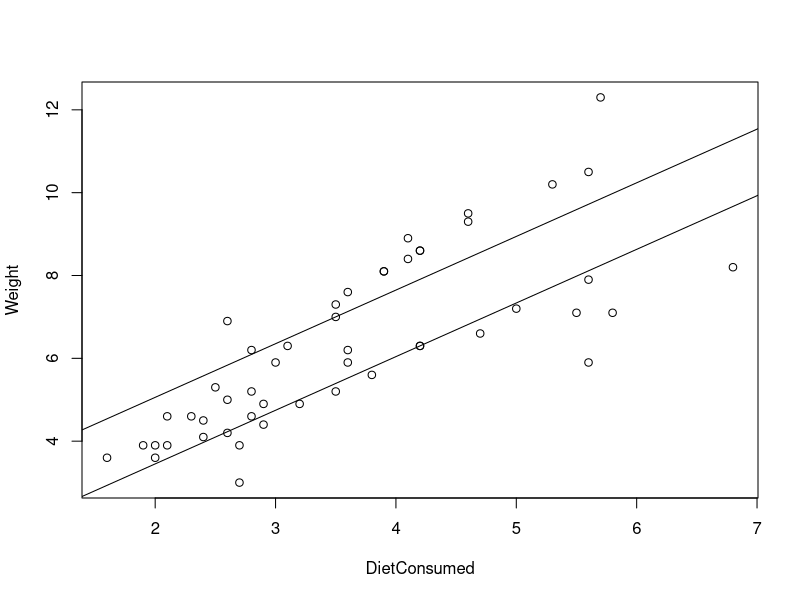
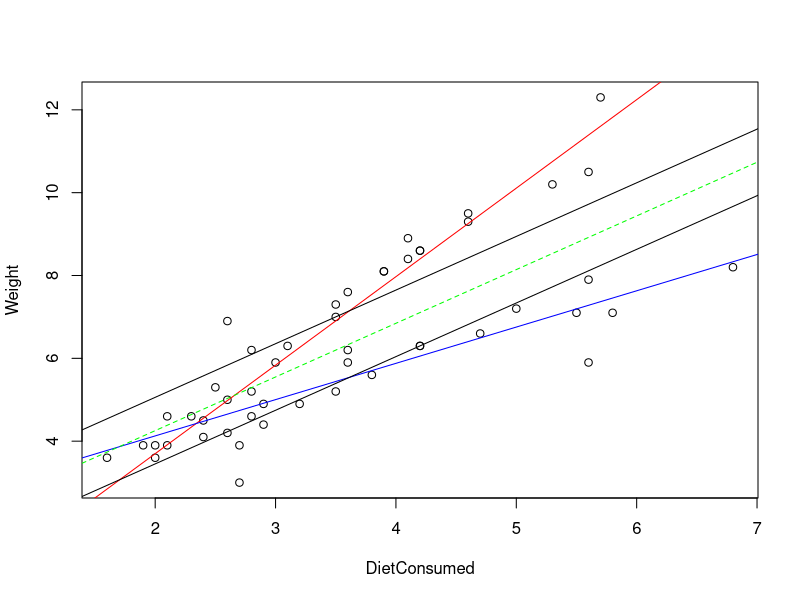
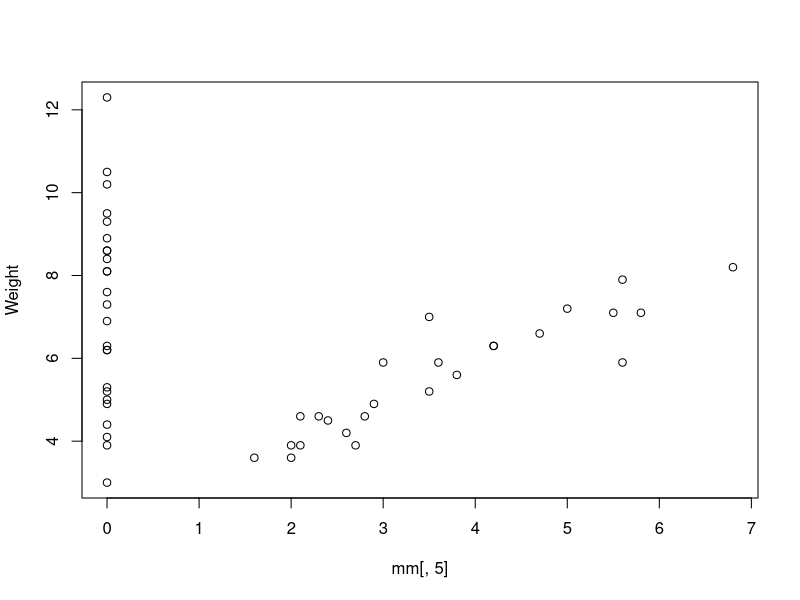
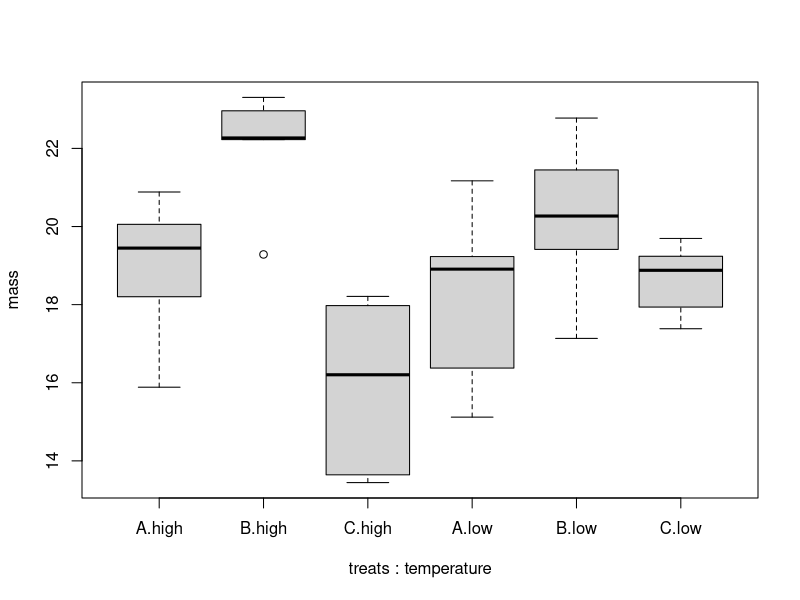
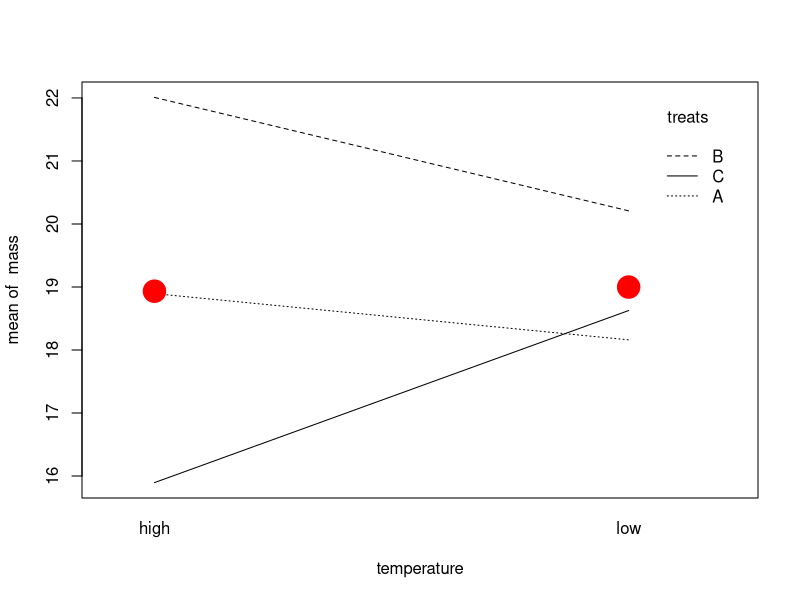
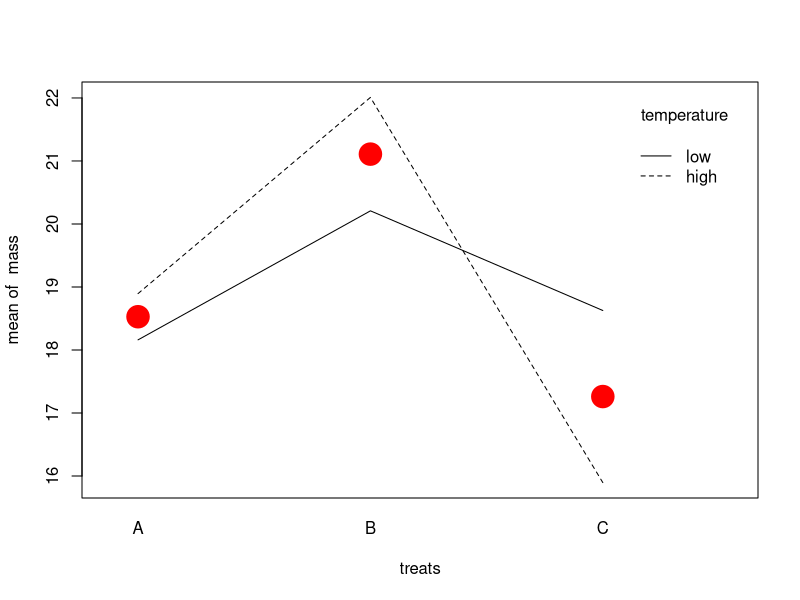
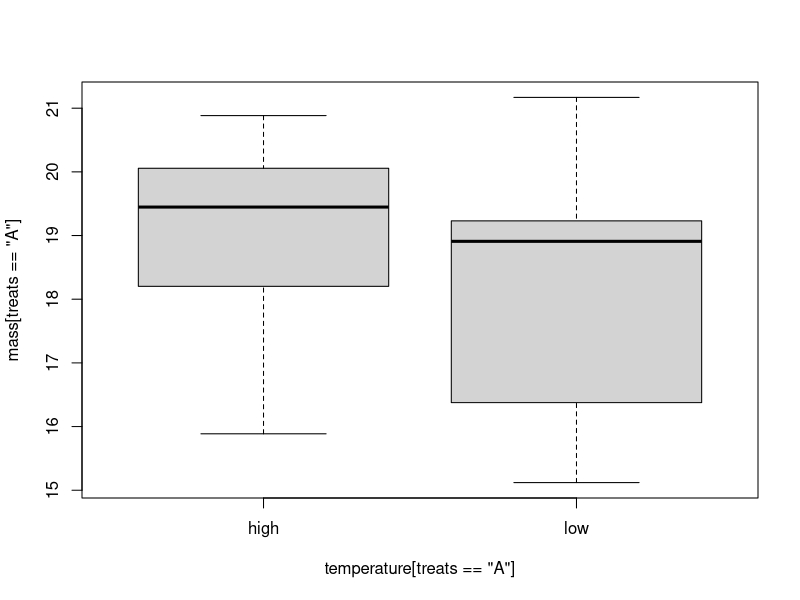
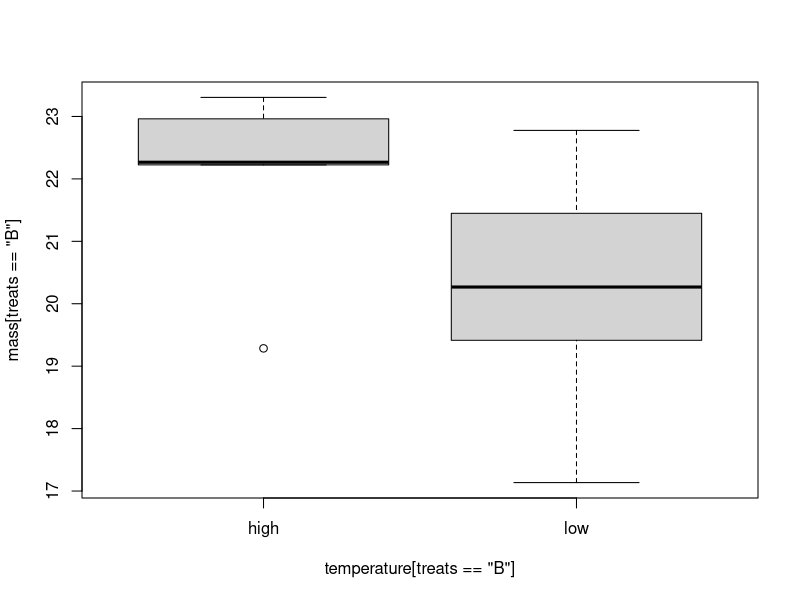

Write the R code that produced these figures, in order.
##############################
#Ancova
# Response = Weight; Two diets (A & B), amount of diet consumed, and rearing temperature

Diet<-c('A','A','A','A','A','A','A','A','A','A','A','A','A','A','A','A','A','A','A','A','A','A','A','A','A','B','B','B','B','B','B','B','B','B','B','B','B','B','B','B','B','B','B','B','B','B','B','B','B','B')
DietConsumed<-c(3.6,5.3,4.1,2.9,3.2,1.9,5.6,5.7,4.6,2.8,2.5,2.4,2.6,2.8,2.7,3.5,4.6,4.2,3.6,3.9,4.2,4.1,2.6,3.1,3.9,5.6,5.8,6.8,1.6,5.6,3.5,2.4,2.3,5.5,4.7,3.5,4.2,2.1,2,3.6,5,2.1,2.8,2.6,2.7,2.9,3.8,4.2,3,2)
Temperature<-c(25,25.6,26.4,26.3,25.1,26.9,23.8,26.5,26.6,27.4,25.8,26.6,25.5,27.6,26.9,27.4,25.5,27.3,27.4,25.5,25,26.2,26.7,26.8,27.4,26.3,26.9,25.6,25.6,26,25.5,27.5,25.9,26.2,25.1,25.3,25.8,26.3,26,27,27.9,26.1,26.1,24.6,24.6,26,24.8,27,24.1,26.5)
Weight<-c(6.2,10.2,8.4,4.4,4.9,3.9,10.5,12.3,9.5,6.2,5.3,4.1,5,5.2,3,7.3,9.3,8.6,7.6,8.1,8.6,8.9,6.9,6.3,8.1,7.9,7.1,8.2,3.6,5.9,7,4.5,4.6,7.1,6.6,5.2,6.3,4.6,3.6,5.9,7.2,3.9,4.6,4.2,3.9,4.9,5.6,6.3,5.9,3.9)

dat<-data.frame(Diet,DietConsumed,Temperature,Weight)

library(car)
mod<-lm(Weight~Diet,data=dat)#simplest model, only looking at diet
Anova(mod)

mod<-lm(Weight~Diet+DietConsumed,data=dat)#add covariate diet consumed
#this is why it's called a "general" linear model - both continuous and nomial factors
Anova(mod)
plot(Weight~DietConsumed,data=dat)
mod
abline(a=2.469,b=1.295)
abline(a=2.469-1.607,b=1.295)#the intercept for DietB is 1.607 less than that for DietA
# note: here we are modelling it as having the same slope
#You would get a very similar answer if you ran the regression and then compared the diets based only on the residuals - but, you would need to keep track of your degrees of freedom.


mod.reg<-lm(Weight~DietConsumed)
mod.res<-lm(mod.reg$residuals~Diet)
mod.res
Anova(mod.res) #
mod#intercept different, but slope the same
Anova(mod) #note degrees of freedom...


# We can test this assumption by adding an interaction term
#significant interaction term
mod<-lm(Weight~Diet*DietConsumed,data=dat)#
#the above is a shortcut - the cumbersome way of doing the same thing..
mod<-lm(Weight~Diet+DietConsumed+Diet:DietConsumed,data=dat)

Anova(mod)# significant interaction term indicates that the slopes are not equal for dietA and dietB
# the significant interactions changes the interpretation of the coefficients
# With no interaction term, our slope for DietConsumed is the unique effect of diet consumed on weight
# The significant interaction means the effect of diet consumed is different for the different diets
#Now our slope is the unique effect of DietConsumed on Diet when diet = 0 (DietA: recall dummy coding)
#The slope describing the effect of dietconsumed on DietB is the slope for diet consumed - the interaction slope is added to the slope (for DietA) to get the slope for dietconsumed on DietB

# So, we run a different model for each diet
modA<-lm(Weight[Diet=="A"]~DietConsumed[Diet=="A"],data=dat)
modB<-lm(Weight[Diet=="B"]~DietConsumed[Diet=="B"],data=dat)
mod
2.1368-1.2609 #numbers from coefficients of full mod : compare to slope for modB
diff(c(-0.5747,2.3761))#compare to slope of DietB in full model - The difference between the intercepts is the effect of diet
#Hypothesis testing on each of the different models
Anova(modA)
Anova(modB)



plot(Weight~DietConsumed,data=dat)
abline(modA,col="red")
abline(modB,col="blue")

modR<-lm(Weight~DietConsumed,data=dat)# model without the covariate (diet)
abline(modR,lty=2,col="green")

#These are the parameters from lm(Weight~Diet+DietConsumed,data=dat)
abline(a=2.469,b=1.295)
abline(a=2.469-1.607,b=1.295)#the intercept for DietB is 1.607 less than that for DietA



#Investigating temperature
mod<-lm(Weight~Diet*DietConsumed*Temperature,data=dat)
Anova(mod)
step(mod)
# temperature - we might drop it to conserve degrees of freedom - with and without temperature are in the "family" of best models

#drop it
mod<-lm(Weight~Diet*DietConsumed,data=dat)
Anova(mod)
#or not (it's your model)
mod<-lm(Weight~Temperature+Diet*DietConsumed,data=dat)
Anova(mod)

mm<-model.matrix(mod)
plot(Weight~mm[,5])

################
#Other More complex ANOVAs
library(car)

treats<-as.factor(c(rep("A",10),rep("B",10),rep("C",10)))#
temperature<-as.factor(rep(c(rep("high",5),rep("low",5)),3))#
set.seed(10);mass<-rnorm(30,20,3)#;modinteraction<-lm(response~treats*temperature);anova(modinteraction)#this will give sig int
data.frame(treats,temperature,mass)


mod<-lm(mass~treats+temperature)
Anova(mod)
boxplot(mass~treats+temperature)


modinteraction<-lm(mass~treats+temperature+treats:temperature)

Anova(modinteraction) #significant interaction (note it looks like temperature isn't important if we interpret the p values associated with the main effects)



#Looking at the effect of treats at high and low temperature
interaction.plot(x.factor=temperature,trace.factor=treats,response=mass)
points(1,mean(mass[temperature=="high"]),col="red",pch=19,cex=3)#showing the means for treats2
points(2,mean(mass[temperature=="low"]),col="red",pch=19,cex=3)

lowmod<-lm(mass[temperature=="low"]~treats[temperature=="low"])
Anova(lowmod)
highmod<-lm(mass[temperature=="high"]~treats[temperature=="high"])
Anova(highmod)



#Looking at the effect of temperature across diets
interaction.plot(x.factor=treats,trace.factor=temperature,response=mass)
points(1,mean(mass[treats=="A"]),col="red",pch=19,cex=3)#showing the means for treats
points(2,mean(mass[treats=="B"]),col="red",pch=19,cex=3)
points(3,mean(mass[treats=="C"]),col="red",pch=19,cex=3)

Amod<-lm(mass[treats=="A"]~temperature[treats=="A"])
Anova(Amod)#temperature not important on dietA
boxplot(mass[treats=="A"]~temperature[treats=="A"])
Bmod<-lm(mass[treats=="B"]~temperature[treats=="B"])
Anova(Bmod)#temperature not important on dietB
boxplot(mass[treats=="B"]~temperature[treats=="B"])
Cmod<-lm(mass[treats=="C"]~temperature[treats=="C"])
Anova(Cmod)#temperature important on dietC
boxplot(mass[treats=="C"]~temperature[treats=="C"])


### Ssome scenarios
quartz(width=5,height=5)
par(mfrow=c(2,2),mar=c(2,1,1,1))
plot(0:1,0:1,type="n",xaxt="n",yaxt="n",xlab="",ylab="")
mtext(c("H","L"),at=c(0.1,0.7),side=1)
segments(0.1,0.9,0.7,0.1,lty=1)
segments(0.7,0.9,0.1,0.1,lty=2)
segments(0.1,0.5,0.7,0.5,lty=3)
text(0.8,0.8,"treats:NS")
text(0.8,0.7,"temp:NS")
text(0.8,0.6,"interaction:Sig")

plot(0:1,0:1,type="n",xaxt="n",yaxt="n",xlab="",ylab="")
mtext(c("H","L"),at=c(0.1,0.7),side=1)
segments(0.1,0.9,0.7,0.5,lty=1)
segments(0.1,0.1,0.7,0.5,lty=2)
segments(0.1,0.5,0.7,0.5,lty=3)
text(0.8,0.8,"treats:Sig")
text(0.8,0.7,"temp:NS")
text(0.8,0.6,"interaction:Sig")

plot(0:1,0:1,type="n",xaxt="n",yaxt="n",xlab="",ylab="")
mtext(c("H","L"),at=c(0.1,0.7),side=1)
segments(0.1,0.9,0.7,0.9,lty=1)
segments(0.1,0.5,0.7,0.5,lty=2)
segments(0.1,0.1,0.7,0.1,lty=3)
text(0.8,0.8,"treats:Sig")
text(0.8,0.7,"temp:NS")
text(0.8,0.6,"interaction:NS")

plot(0:1,0:1,type="n",xaxt="n",yaxt="n",xlab="",ylab="")
mtext(c("H","L"),at=c(0.1,0.7),side=1)
segments(0.1,0.7,0.7,0.9,lty=1)
segments(0.1,0.4,0.7,0.6,lty=2)
segments(0.1,0.1,0.7,0.3,lty=3)
text(0.8,0.8,"treats:Sig")
text(0.8,0.7,"temp:Sig")
text(0.8,0.6,"interaction:NS")
